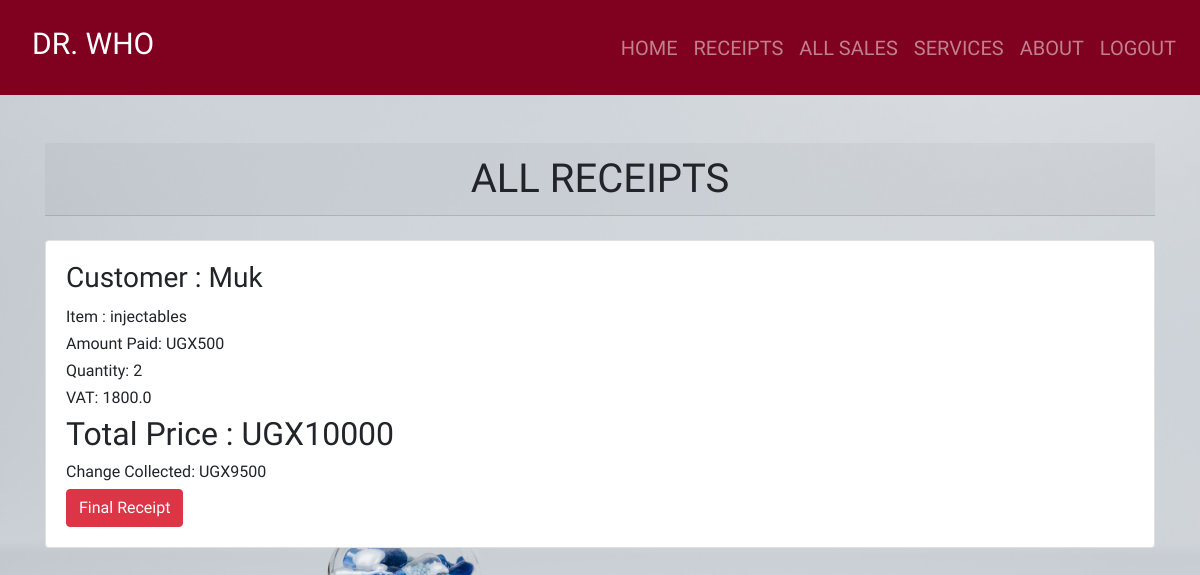
Page /reciept (signed in) on the earlier database version.
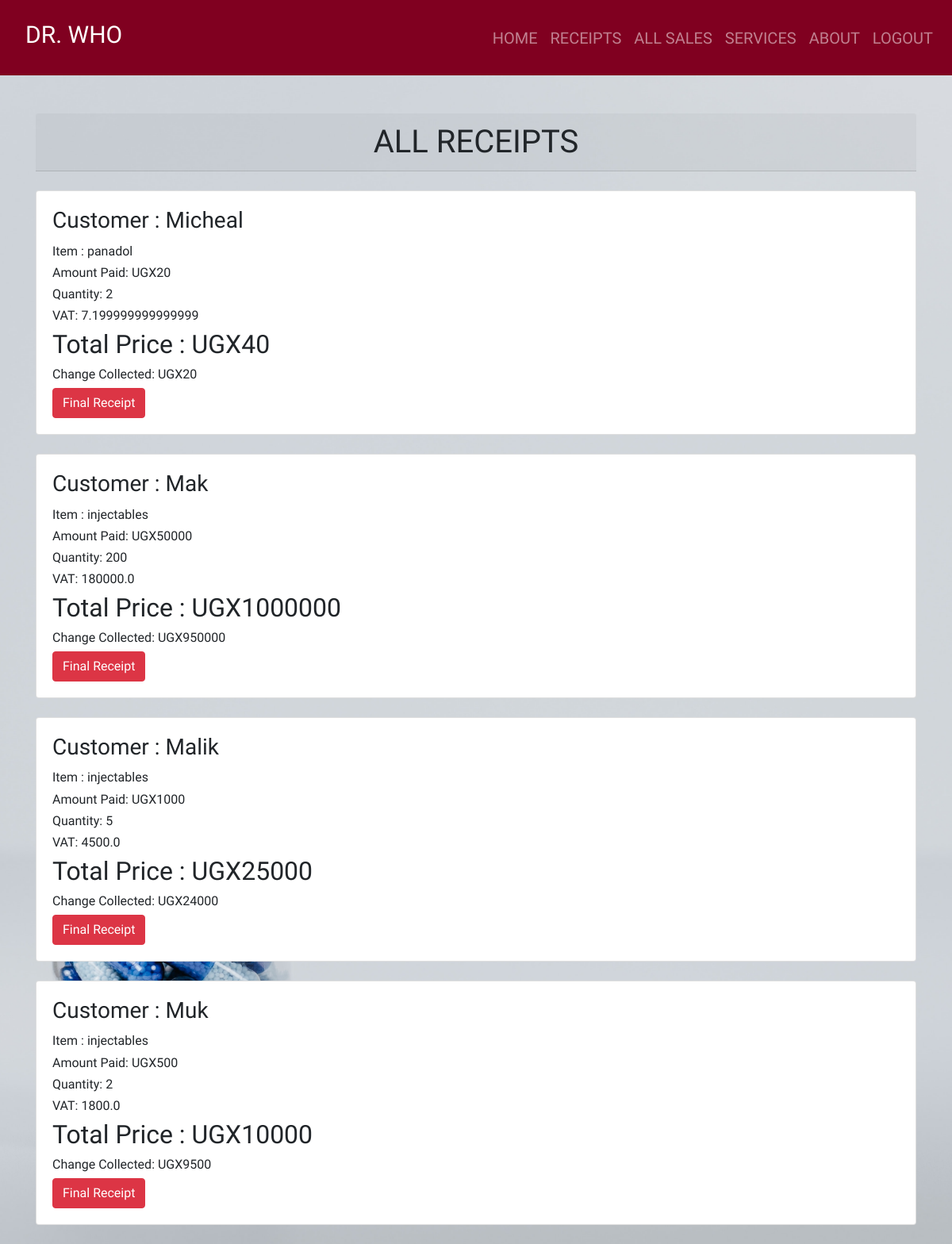
Same page on the later database version.
### dawa/models.py (models this page shows, shortened)
class Sale(models.Model):
    item = models.ForeignKey( Product, on_delete = models.CASCADE)
    quantity = models.IntegerField(default = 0, null = False, blank = True)
    amount_received = models.IntegerField(default = 0, null = False, blank = True)
    issued_to = models.CharField(max_length=50, null = True, blank = True)
    unit_price = models.IntegerField(default = 0, null = False, blank = True)
    def get_total(self):
        total = self.quantity * self.item.unit_price
        return int(total)
    def get_change(self):
        change = self.get_total() - self.amount_received
        return abs(int(change))
    def get_vat(self):
        vat = self.get_total() * 0.18
        return float(vat)

class Product(models.Model):
    category_name = models.ForeignKey(Category, on_delete=models.CASCADE, null=True, blank = True)
    item_name = models.CharField(max_length =50, null = True, blank = True)
    total_quantity = models.IntegerField(default = 0, null = True, blank = True)
    issued_quantity = models.IntegerField(default = 0, null = True, blank = True)
    received_quantity = models.IntegerField(default = 0, null = True, blank = True)
    unit_price = models.IntegerField(default = 0, null = True, blank = True)
    manufacturer = models.CharField(max_length=50, null = True, blank = True)
    brand = models.CharField(max_length=50, null = True, blank = True)
    def __str__(self):
        return self.item_name

### dawa/views.py (the view)
# urls.py: path('reciept', views.reciept, name='reciept'),
@login_required
def reciept(request):
    sales = Sale.objects.all().order_by('-id')
    return render(request, 'products/reciept.html', {'sales': sales})

### templates/products/reciept.html
{% extends 'products/base.html'%} {% block content%}
<br /><br>
<div class="container">
  <h1 class="card-header text-center">ALL RECEIPTS</h1><br>
  {% for sale in sales %}
  <div class="card">
    <div class="card-body">
      <h3 class="card-title">Customer : {{sale.issued_to | title}}</h3>
      <h6 class="card-text">Item : {{sale.item}}</h6>
      <h6 class="card-text">Amount Paid:  UGX{{ sale.amount_received }}</h6>
      <h6 class="card-text">Quantity: {{sale.quantity }}</h6>
      <h6 class="card-text">VAT: {{sale.get_vat }}</h6>
      <h2>Total Price :  UGX{{ sale.get_total }}</h2>
      <div style="flex: 1">
        <h6 class="card-text">Change Collected:  UGX{{ sale.get_change }}</h6>
        <a href="{% url 'reciept_detail' sale.id %}">
          <input
            type="submit"
            value="Final Receipt"
            class="btn btn-danger"
            type="button"
          />
        </a>
      </div>
    </div>
  </div>
  <br />
  {% endfor %}
</div>
{% endblock %}

### templates/products/base.html (shortened to what this page needs)
{% load static%}
<!DOCTYPE html>
<html lang="en">
<head>
    <link rel="stylesheet" href="https://stackpath.bootstrapcdn.com/bootstrap/4.5.2/css/bootstrap.min.css">
    <link rel = "stylesheet" href = {% static 'css/main.css'%}>
</head>
<body>
    <nav class="navbar navbar-expand-lg navbar-dark ">
        <a class="nav-link" href=""><h1 class="navbar-brand" style = "font-size: 25px">DR. WHO</h1></a>
        <div class="collapse navbar-collapse" id="navbarNav">
          <ul class="nav navbar-nav ml-auto">
           {% if user.is_authenticated%}
              <li class="nav-item">
                <a class="nav-link" href="{% url 'index' %}">HOME</a>
              </li>
              <li class="nav-item">
                <a class="nav-link" href="{% url 'reciept'%}">RECEIPTS</a>
              </li>
              <li class="nav-item">
                <a class="nav-link" href="{% url 'all_sales'%}">ALL SALES</a>
              </li>
              <li class="nav-item">
                <a class="nav-link" href="{% url 'services'%}">SERVICES</a>
              </li>
              <li class="nav-item">
                <a class="nav-link" href="{% url 'aboutDrkali'%}">ABOUT</a>
              </li>
              <li class="nav-item">
                <a class="nav-link" href="{% url 'logout'%}">LOGOUT</a>
              </li>
            {% endif %}
          </ul>
     </nav>
    {% block content%}
    {% endblock%}
</body>
</html>

### dawa/static/css/main.css (style rules this page uses)
html,body { position: relative; overflow-x: hidden; background: url('/static/images/img6.jpg'); width: 100% !important; height: 100vh; display: table; position: relative; background-position: center; background-attachment: scroll; -o-background-size: cover; -moz-background-size: cover; -webkit-background-size: cover; background-size: cover; background-repeat: no-repeat; }
body { background-color: hsl(0, 0%, 98%); font-family: 'raleway'; }
.navbar { background-color: #800020; }
.navbar li a { font-size: 20px; }
.navbar-brand { font-size: 30px !important; }

Differences in the rows shown:
added Sale: issued_to "Micheal", item "panadol", amount_received "20", quantity "2", get_vat "7.199999999999999", get_total "40", get_change "20"
added Sale: issued_to "Mak", item "injectables", amount_received "50000", quantity "200", get_vat "180000.0", get_total "1000000", get_change "950000"
added Sale: issued_to "Malik", item "injectables", amount_received "1000", quantity "5", get_vat "4500.0", get_total "25000", get_change "24000"
